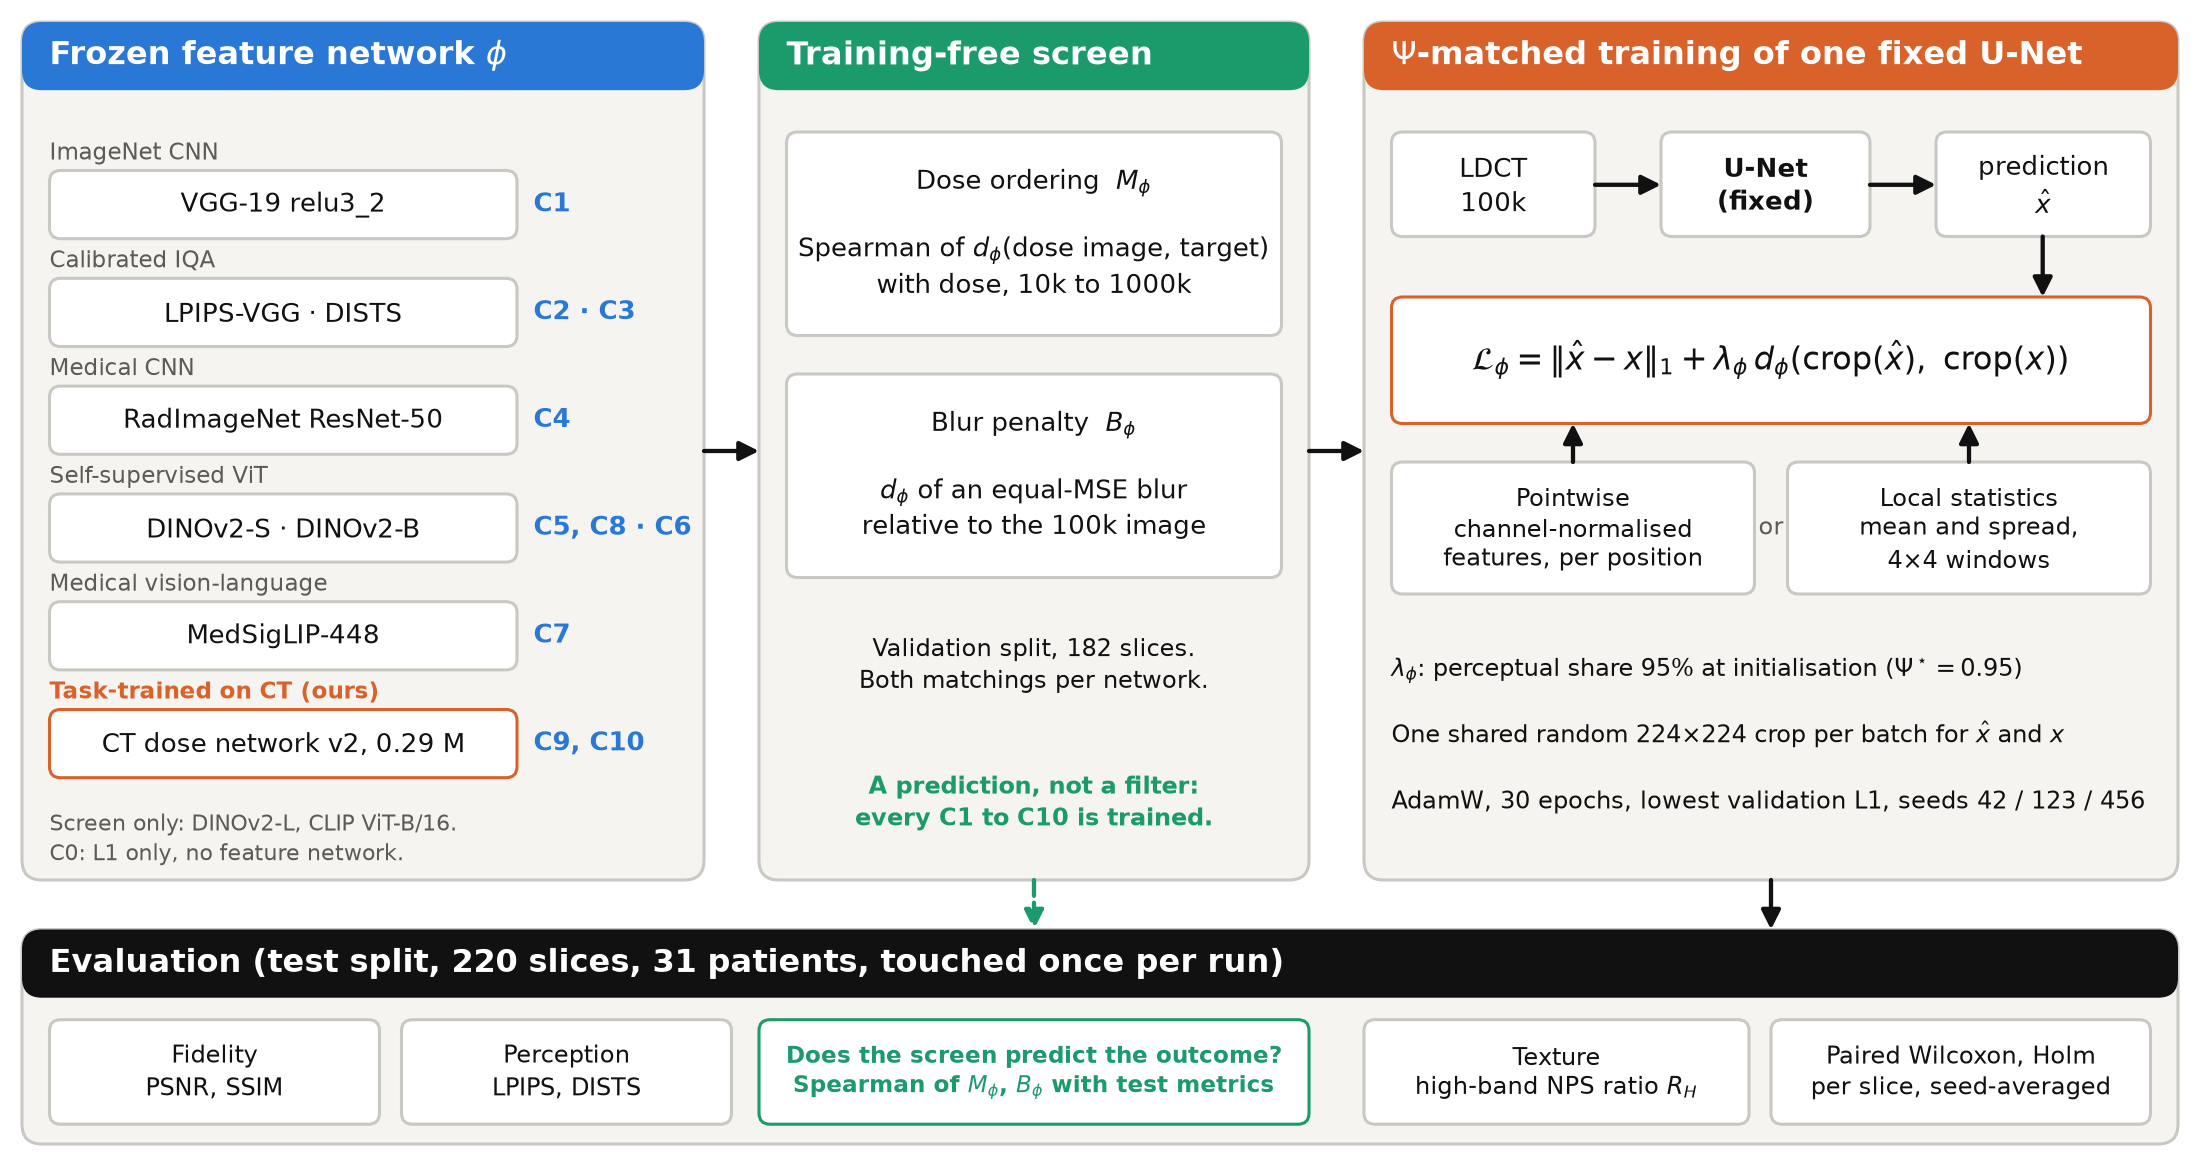

Source code (Python):
# figures/fig1_overview.py
"""Fig 1 draft: overview of the benchmark (final regression-v2 protocol). No data, no GPU.

    python figures/fig1_overview.py

Writes fig1_overview.svg (editable), .pdf and .png next to this file.
"""
from pathlib import Path

import matplotlib

matplotlib.use("Agg")
import matplotlib.pyplot as plt
from matplotlib.axes import Axes
from matplotlib.patches import FancyArrowPatch, FancyBboxPatch

OUT = Path(__file__).resolve().parent / "fig1_overview"
INK, MUTED, RULE, PANEL = "#111111", "#5c5b57", "#c9c8c2", "#f5f4f0"
BLUE, ORANGE, GREEN = "#2a78d6", "#d9622b", "#1b9a6c"
W, H = 20.0, 10.6

# family, networks, configurations
ZOO = [
    ("ImageNet CNN", "VGG-19 relu3_2", "C1"),
    ("Calibrated IQA", "LPIPS-VGG · DISTS", "C2 · C3"),
    ("Medical CNN", "RadImageNet ResNet-50", "C4"),
    ("Self-supervised ViT", "DINOv2-S · DINOv2-B", "C5, C8 · C6"),
    ("Medical vision-language", "MedSigLIP-448", "C7"),
    ("Task-trained on CT (ours)", "CT dose network v2, 0.29 M", "C9, C10"),
]


def panel(ax: Axes, x: float, y: float, w: float, h: float, title: str, colour: str) -> None:
    ax.add_patch(FancyBboxPatch((x, y), w, h, boxstyle="round,pad=0,rounding_size=0.18", fc=PANEL, ec=RULE, lw=1))
    ax.add_patch(FancyBboxPatch((x, y + h - 0.62), w, 0.62, boxstyle="round,pad=0,rounding_size=0.18", fc=colour, ec="none"))
    ax.text(x + 0.25, y + h - 0.31, title, fontsize=10.5, color="white", fontweight="bold", va="center")


def box(ax: Axes, x: float, y: float, w: float, h: float, text: str, size: float = 8.5, colour: str = INK,
        edge: str = RULE, weight: str = "normal") -> None:
    ax.add_patch(FancyBboxPatch((x, y), w, h, boxstyle="round,pad=0,rounding_size=0.1", fc="white", ec=edge, lw=1))
    ax.text(x + w / 2, y + h / 2, text, fontsize=size, color=colour, ha="center", va="center", fontweight=weight,
            linespacing=1.3)


def arrow(ax: Axes, start: tuple[float, float], end: tuple[float, float], colour: str = INK, style: str = "-",
          curve: float = 0.0) -> None:
    ax.add_patch(FancyArrowPatch(start, end, arrowstyle="-|>", mutation_scale=13, lw=1.4, color=colour, linestyle=style,
                                 connectionstyle=f"arc3,rad={curve}", shrinkA=0, shrinkB=0))


def draw() -> plt.Figure:
    plt.rcParams.update({"font.family": "DejaVu Sans", "mathtext.fontset": "dejavusans", "svg.fonttype": "none",
                         "pdf.fonttype": 42})
    fig = plt.figure(figsize=(W / 2, H / 2))
    ax = fig.add_axes([0, 0, 1, 1])
    ax.set_xlim(0, W)
    ax.set_ylim(0, H)
    ax.axis("off")

    # left: feature zoo
    panel(ax, 0.2, 2.6, 6.2, 7.8, r"Frozen feature network $\phi$", BLUE)
    for row, (family, networks, configs) in enumerate(ZOO):
        y = 8.55 - row * 0.98
        ours = "ours" in family
        ax.text(0.45, y + 0.6, family, fontsize=7.5, color=ORANGE if ours else MUTED, fontweight="bold" if ours else "normal")
        box(ax, 0.45, y - 0.12, 4.25, 0.62, networks, 8.5, edge=ORANGE if ours else RULE)
        ax.text(4.85, y + 0.19, configs, fontsize=8.5, color=BLUE, fontweight="bold", va="center")
    ax.text(0.45, 2.78, "Screen only: DINOv2-L, CLIP ViT-B/16.\nC0: L1 only, no feature network.", fontsize=7.2, color=MUTED,
            linespacing=1.35)

    # middle: training-free screen
    panel(ax, 6.9, 2.6, 5.0, 7.8, "Training-free screen", GREEN)
    box(ax, 7.15, 7.55, 4.5, 1.85, "Dose ordering  $M_\\phi$\n\nSpearman of $d_\\phi$(dose image, target)\nwith dose, 10k to 1000k", 8.5)
    box(ax, 7.15, 5.35, 4.5, 1.85, "Blur penalty  $B_\\phi$\n\n$d_\\phi$ of an equal-MSE blur\nrelative to the 100k image", 8.5)
    ax.text(9.4, 4.55, "Validation split, 182 slices.\nBoth matchings per network.", fontsize=8, color=INK, ha="center", va="center",
            linespacing=1.3)
    ax.text(9.4, 3.3, "A prediction, not a filter:\nevery C1 to C10 is trained.", fontsize=8, color=GREEN, ha="center", va="center",
            fontweight="bold", linespacing=1.3)

    # right: matched training
    panel(ax, 12.4, 2.6, 7.4, 7.8, r"$\Psi$-matched training of one fixed U-Net", ORANGE)
    box(ax, 12.65, 8.45, 1.85, 0.95, "LDCT\n100k", 8.5)
    box(ax, 15.1, 8.45, 1.9, 0.95, "U-Net\n(fixed)", 8.5, weight="bold")
    box(ax, 17.6, 8.45, 1.95, 0.95, "prediction\n$\\hat{x}$", 8.5)
    arrow(ax, (14.5, 8.92), (15.1, 8.92))
    arrow(ax, (17.0, 8.92), (17.6, 8.92))
    box(ax, 12.65, 6.75, 6.9, 1.15,
        "$\\mathcal{L}_\\phi = \\|\\hat{x} - x\\|_1 + \\lambda_\\phi\\, d_\\phi(\\mathrm{crop}(\\hat{x}),\\ \\mathrm{crop}(x))$", 10.5,
        edge=ORANGE)
    arrow(ax, (18.57, 8.45), (18.57, 7.9))
    box(ax, 12.65, 5.2, 3.3, 1.2, "Pointwise\nchannel-normalised\nfeatures, per position", 7.8)
    box(ax, 16.25, 5.2, 3.3, 1.2, "Local statistics\nmean and spread,\n4×4 windows", 7.8)
    arrow(ax, (14.3, 6.4), (14.3, 6.75))
    arrow(ax, (17.9, 6.4), (17.9, 6.75))
    ax.text(16.1, 5.8, "or", fontsize=8, color=MUTED, ha="center", va="center")
    ax.text(12.65, 4.45, "$\\lambda_\\phi$: perceptual share 95% at initialisation ($\\Psi^\\star = 0.95$)",
            fontsize=7.8, color=INK)
    ax.text(12.65, 3.85, "One shared random 224×224 crop per batch for $\\hat{x}$ and $x$", fontsize=7.8, color=INK)
    ax.text(12.65, 3.25, "AdamW, 30 epochs, lowest validation L1, seeds 42 / 123 / 456", fontsize=7.8, color=INK)

    # bottom: evaluation
    panel(ax, 0.2, 0.2, 19.6, 1.95, "Evaluation (test split, 220 slices, 31 patients, touched once per run)", INK)
    cells = ((0.45, 3.0, "Fidelity\nPSNR, SSIM"), (3.65, 3.0, "Perception\nLPIPS, DISTS"),
             (12.4, 3.5, "Texture\nhigh-band NPS ratio $R_H$"), (16.1, 3.45, "Paired Wilcoxon, Holm\nper slice, seed-averaged"))
    for x, width, text in cells:
        box(ax, x, 0.38, width, 0.95, text, 8)
    box(ax, 6.9, 0.38, 5.0, 0.95, "Does the screen predict the outcome?\nSpearman of $M_\\phi$, $B_\\phi$ with test metrics", 7.6,
        colour=GREEN, edge=GREEN, weight="bold")

    arrow(ax, (6.4, 6.5), (6.9, 6.5))
    arrow(ax, (11.9, 6.5), (12.4, 6.5))
    arrow(ax, (16.1, 2.6), (16.1, 2.15))
    arrow(ax, (9.4, 2.6), (9.4, 2.15), GREEN, "--")
    return fig


if __name__ == "__main__":
    figure = draw()
    for suffix in ("svg", "pdf", "png"):
        figure.savefig(f"{OUT}.{suffix}", dpi=220)
    print("written:", OUT.with_suffix(".svg"), OUT.with_suffix(".pdf"), OUT.with_suffix(".png"))
